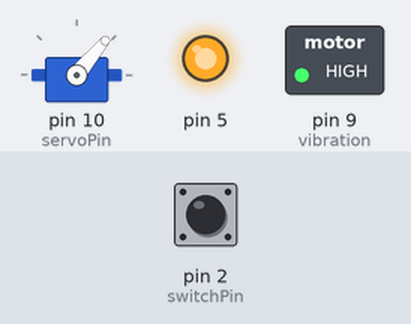
A sketch run on a simulated Arduino Uno, built with avr-gcc and run on an emulated ATmega328P. On the bench: servo, switched loads named in the sketch (green lamp = pin HIGH), output pins drawn as LEDs (lit = HIGH). Inputs (shaded band) come from the test bench; at power-on: pin 2 (switchPin) LOW.

Above: at 1.2 s.
1.3 s: pin 2 (switchPin) pulled HIGH for 0.15 s
At 1.38 s:
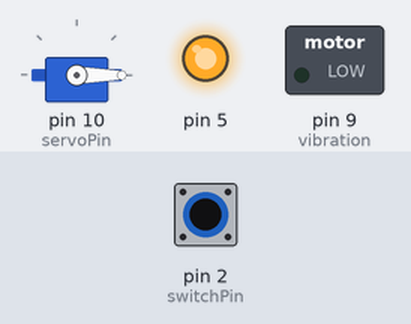
2.9 s: pin 2 (switchPin) pulled HIGH for 3.2 s
At 6.7 s:
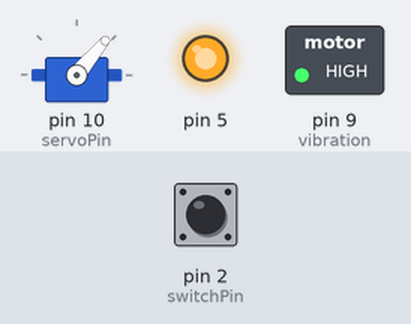
Timing chart, 0 to 8.2 s (numbered marks = the images above; inputs shaded):
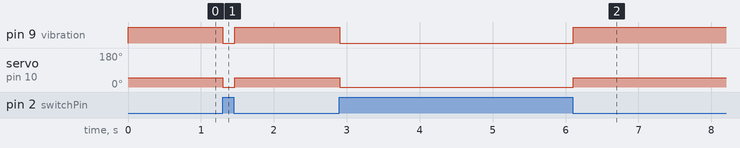

Measured:
- after the input at 1.3 s, pin 9 (vibration): HIGH → LOW at once, → HIGH 0.16 s later; servo on pin 10 (servoPin): 50° → 0° at once, → 50° 0.16 s later
- after the input at 2.9 s, pin 9 (vibration): HIGH → LOW at once, → HIGH 3.2 s later; servo on pin 10 (servoPin): 50° → 0° at once, → 50° 3.2 s later

The sketch:

JackintheBox.ino
```cpp
//  Box Lab 5
//
// If we see a voltage change on pin 2 the toggle switch on top of the useless box has
// changed position and we need to react!
//    A HIGH value on pin 2 means we should activate the servo to open the useless
//    box and attempt to return the switch to the "off" position.
//    A LOW value on pin 2 means the switch is off and we should return to our
//    inital (closed box) state.

#include <Servo.h>

#define servoPin  10
#define switchPin 2

#define closePos  50
#define openPos   0

Servo servo;
int switchState;
int previousSwitchState;
int vibration = 9;

// call this when the input on pin 2 changes (LOW to HIGH *or* HIGH to LOW)
void ToggleSwitch(int switchState)
{
  if (switchState == HIGH)
  {
    servo.write(openPos);
    //Serial.println("switch state is HIGH.  servo.write(openPos) called to open useless box");
  }
  else
  {
    servo.write(closePos);
//    analogWrite(vibration,0);
    //Serial.println("switch state is LOW.   servo.write(closePos) called to close useless box");
  }
  previousSwitchState = switchState;  // remember that the switch state has changed
}

void setup()
{
  //Serial.begin(9600);
  //Serial.println("Useless Box Lab 5");
  pinMode(vibration, OUTPUT);
  pinMode(5,OUTPUT);
  digitalWrite(5,HIGH);
  // start with the box closed and the switch in the off postion
  switchState = LOW;
  previousSwitchState = LOW;

  // connect to our servo and make sure it is in the closed position
  servo.attach(servoPin);
  servo.write(closePos);

  // we should probably pay attention to the switch
  pinMode(switchPin, INPUT);
}

void loop()
{
  analogWrite(vibration, 255);
  int switchState = digitalRead(switchPin);
  if (switchState == HIGH){
    analogWrite(vibration, 0);
  }
  if (switchState != previousSwitchState)
    ToggleSwitch(switchState);

  delay(20);
}
```
